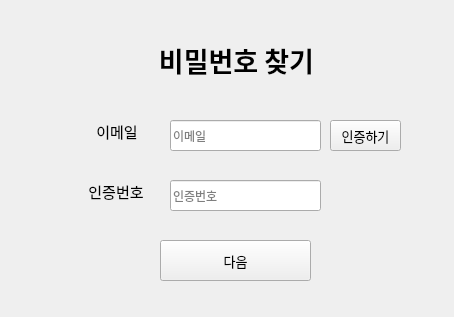
<?xml version="1.0" encoding="UTF-8"?>
<ui version="4.0">
 <class>Form</class>
 <widget class="QWidget" name="Form">
  <property name="geometry">
   <rect>
    <x>0</x>
    <y>0</y>
    <width>454</width>
    <height>317</height>
   </rect>
  </property>
  <property name="windowTitle">
   <string>Form</string>
  </property>
  <widget class="QLabel" name="label">
   <property name="geometry">
    <rect>
     <x>130</x>
     <y>40</y>
     <width>213</width>
     <height>40</height>
    </rect>
   </property>
   <property name="font">
    <font>
     <family>나눔스퀘어 Bold</family>
     <pointsize>20</pointsize>
     <weight>75</weight>
     <bold>true</bold>
    </font>
   </property>
   <property name="text">
    <string>비밀번호 찾기</string>
   </property>
   <property name="alignment">
    <set>Qt::AlignCenter</set>
   </property>
  </widget>
  <widget class="QLabel" name="label_2">
   <property name="geometry">
    <rect>
     <x>90</x>
     <y>120</y>
     <width>54</width>
     <height>22</height>
    </rect>
   </property>
   <property name="font">
    <font>
     <family>나눔스퀘어</family>
     <pointsize>11</pointsize>
    </font>
   </property>
   <property name="text">
    <string>이메일</string>
   </property>
   <property name="alignment">
    <set>Qt::AlignCenter</set>
   </property>
  </widget>
  <widget class="QLabel" name="label_3">
   <property name="geometry">
    <rect>
     <x>80</x>
     <y>180</y>
     <width>72</width>
     <height>22</height>
    </rect>
   </property>
   <property name="font">
    <font>
     <family>나눔스퀘어</family>
     <pointsize>11</pointsize>
    </font>
   </property>
   <property name="text">
    <string>인증번호</string>
   </property>
   <property name="alignment">
    <set>Qt::AlignCenter</set>
   </property>
  </widget>
  <widget class="QLineEdit" name="email">
   <property name="geometry">
    <rect>
     <x>170</x>
     <y>120</y>
     <width>151</width>
     <height>31</height>
    </rect>
   </property>
   <property name="placeholderText">
    <string>이메일</string>
   </property>
  </widget>
  <widget class="QLineEdit" name="serialnum">
   <property name="geometry">
    <rect>
     <x>170</x>
     <y>180</y>
     <width>151</width>
     <height>31</height>
    </rect>
   </property>
   <property name="placeholderText">
    <string>인증번호</string>
   </property>
  </widget>
  <widget class="QPushButton" name="serialbtn">
   <property name="geometry">
    <rect>
     <x>330</x>
     <y>120</y>
     <width>71</width>
     <height>31</height>
    </rect>
   </property>
   <property name="font">
    <font>
     <family>나눔스퀘어</family>
     <pointsize>10</pointsize>
    </font>
   </property>
   <property name="text">
    <string>인증하기</string>
   </property>
  </widget>
  <widget class="QPushButton" name="nextbtn">
   <property name="geometry">
    <rect>
     <x>160</x>
     <y>240</y>
     <width>151</width>
     <height>41</height>
    </rect>
   </property>
   <property name="font">
    <font>
     <family>나눔스퀘어</family>
     <pointsize>10</pointsize>
    </font>
   </property>
   <property name="text">
    <string>다음</string>
   </property>
  </widget>
 </widget>
 <resources/>
 <connections/>
</ui>
